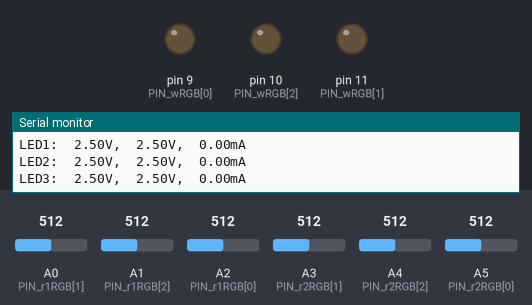
A sketch run on a simulated Arduino Uno, built with avr-gcc and run on an emulated ATmega328P. On the bench: output pins drawn as LEDs (lit = HIGH), the last lines printed to the serial monitor. The inputs (shaded band) are chosen by the test bench; at power-on: A0 (PIN_r1RGB[1]) = 512, A1 (PIN_r1RGB[2]) = 512, A2 (PIN_r1RGB[0]) = 512, A3 (PIN_r2RGB[1]) = 512, A4 (PIN_r2RGB[2]) = 512, A5 (PIN_r2RGB[0]) = 512.

Above: at 0.5 s.
At 6.0 s:
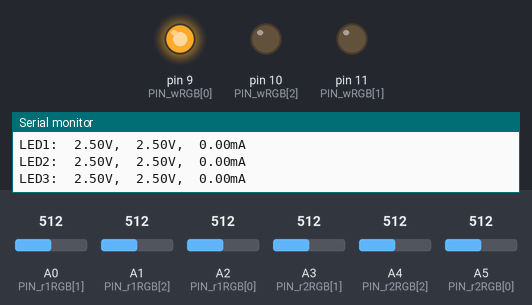
Timing chart, 0 to 14.4 s (numbered marks = the images above):
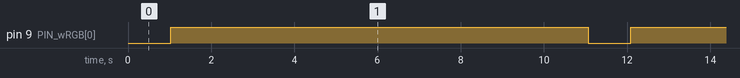

The sketch:

test_led.ino
```cpp
const int ohm_RGB[] = {100, 100, 100};
float v1_RGB[3], v2_RGB[3];
float mA_RGB[3];
int PIN_r1RGB[] = {A2, A0, A1};
int PIN_r2RGB[] = {A5, A3, A4};
int PIN_wRGB[] = {9, 11, 10};

char buf_v1_RGB[3][20];
char buf_v2_RGB[3][20];
char buf_mA_RGB[3][20];
char str[80];
void setup() {
  // put your setup code here, to run once:
  Serial.begin(9600);
  for(int rgb=0; rgb<3; ++rgb){
    pinMode(PIN_wRGB[rgb], OUTPUT);
  }
}

void loop() {
  // when off:
  for (int rgb=0; rgb<3; ++rgb){
    digitalWrite(PIN_wRGB[rgb], LOW);
  }
  read();
  delay(1000);
  // when on
  for (int rgb=0; rgb<1; ++rgb){
    digitalWrite(PIN_wRGB[rgb], HIGH);
  }
  read();
  delay(10000);
}

void read(){
  for (int rgb=0; rgb<3; ++rgb){
    v1_RGB[rgb] = analogRead(PIN_r1RGB[rgb]) * 5.0 / 1024.0;
    v2_RGB[rgb] = analogRead(PIN_r2RGB[rgb]) * 5.0 / 1024.0;
    mA_RGB[rgb] = (v2_RGB[rgb] - v1_RGB[rgb]) / (float)(ohm_RGB[rgb]) * 1000.0;
    dtostrf(v1_RGB[rgb], 5, 2, buf_v1_RGB[rgb]);
    dtostrf(v2_RGB[rgb], 5, 2, buf_v2_RGB[rgb]);
    dtostrf(mA_RGB[rgb], 5, 2, buf_mA_RGB[rgb]);
    sprintf(str, "LED%d: %sV, %sV, %smA", rgb+1, buf_v2_RGB[rgb], buf_v1_RGB[rgb], buf_mA_RGB[rgb]);
    Serial.println(str);
  }
}
```

Measured:
- by itself, pin 9 (PIN_wRGB[0]): alternates HIGH for 10.0 s and LOW for 1.0 s
